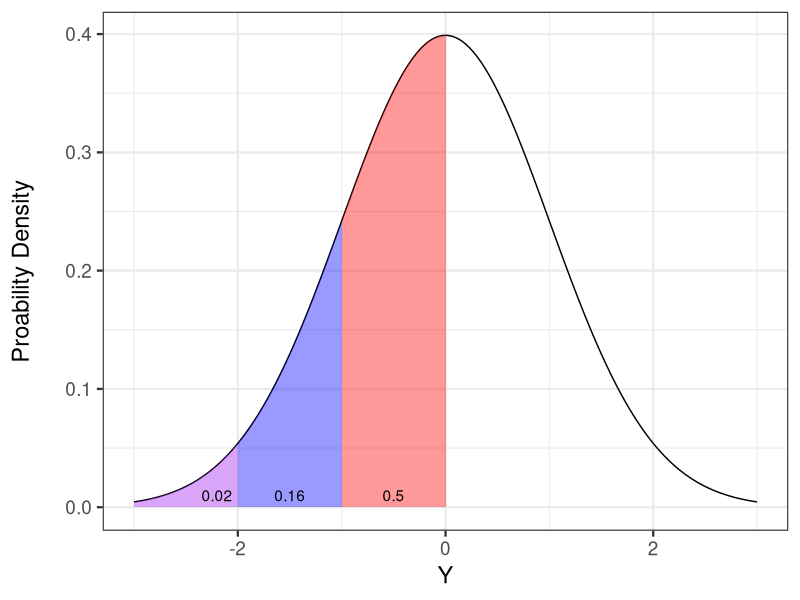
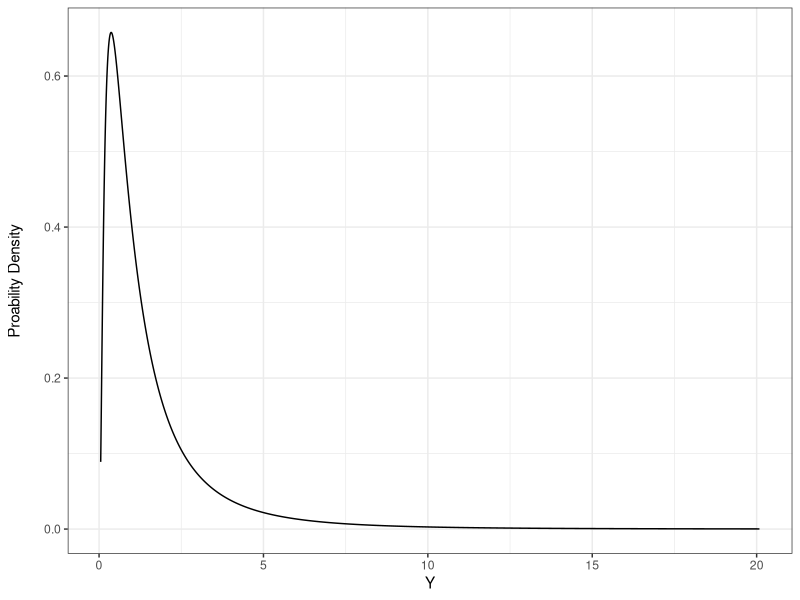
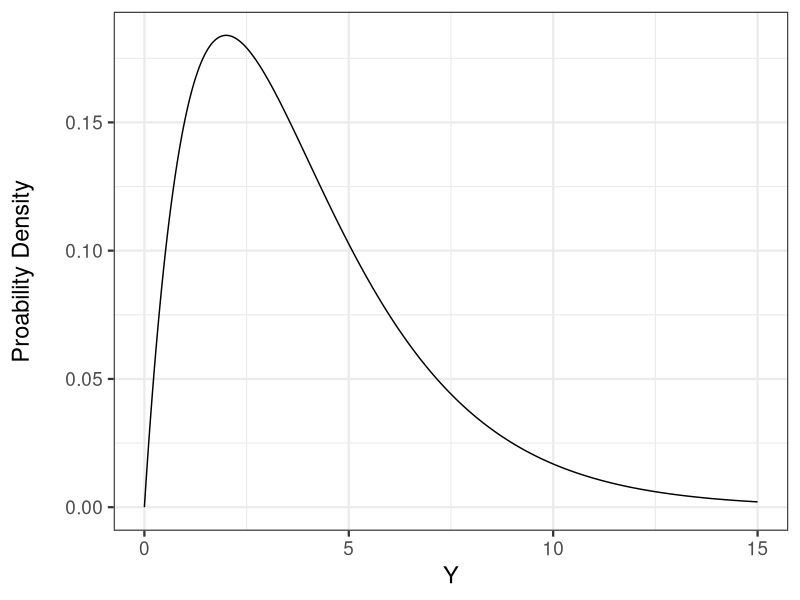
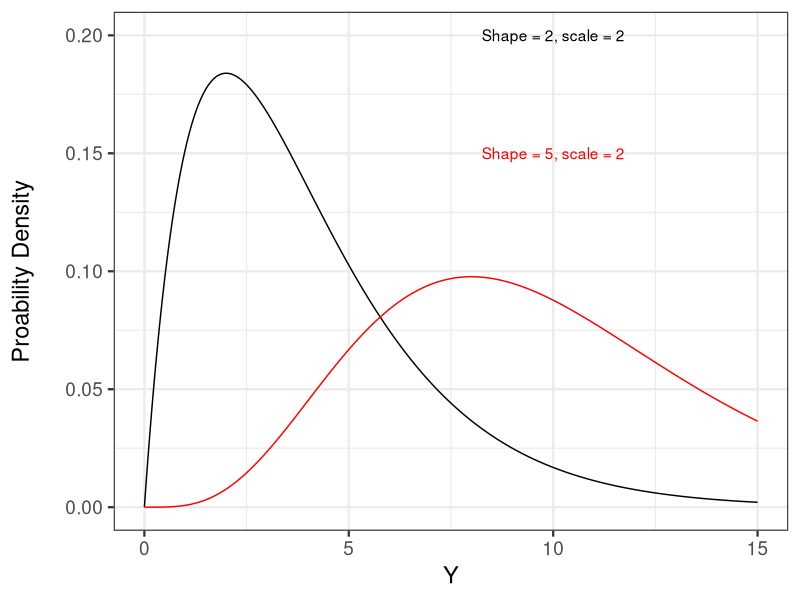
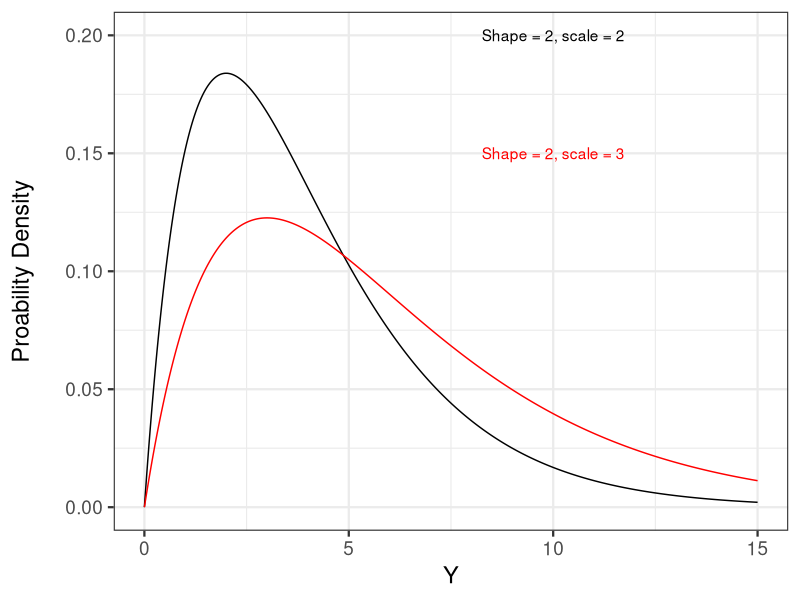
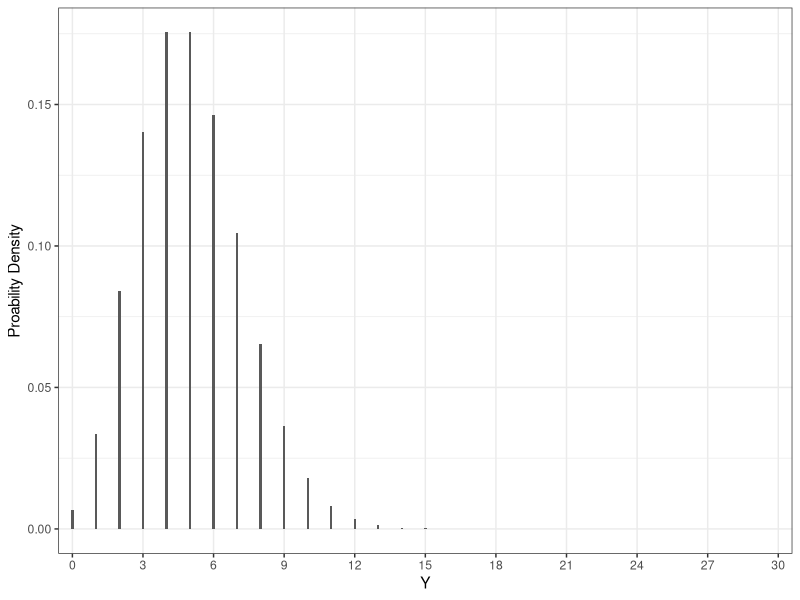
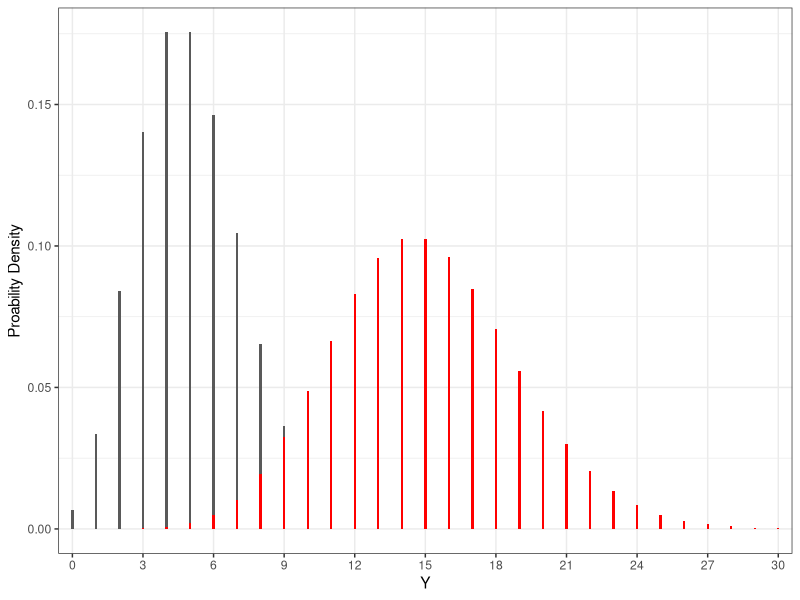
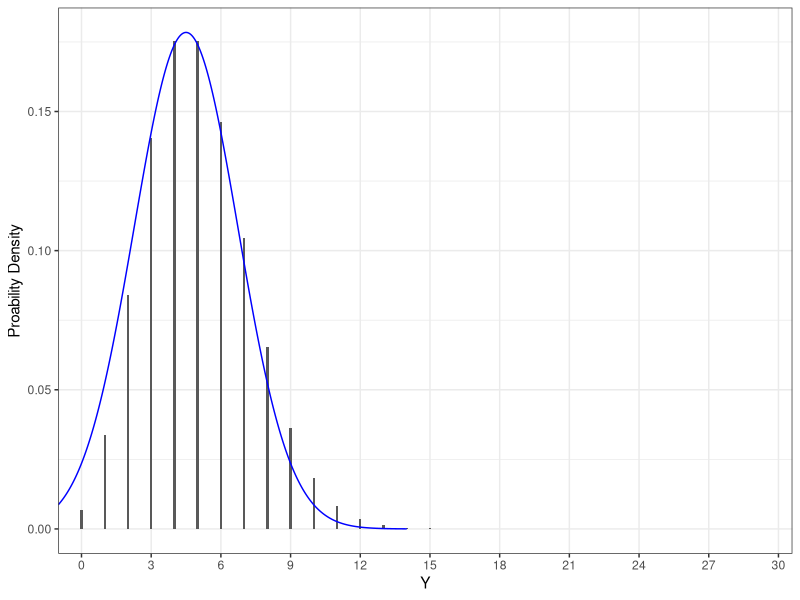

These charts were generated, in order, by the following R code:
## ---- chunk 1
library(knitr)
opts_chunk$set(fig.height=4, comment=NA, 
               warning=FALSE, message=FALSE, 
               dev="jpeg", echo=FALSE)
library(ggplot2)
## ---- chunk 2
vals<-seq(-3,3,.01)
ggplot(mapping = aes(x=vals, y=dnorm(vals))) +
  geom_line() +
  xlab("Y") +
  ylab("Proability Density\n") +
  theme_bw(base_size=17)  + 
  geom_area(mapping = (aes(x=seq(-3,-2,.01), y=dnorm(seq(-3,-2,.01)))), fill="purple", alpha=0.4) +
  geom_area(mapping = (aes(x=seq(-2,-1,.01), y=dnorm(seq(-2,-1,.01)))), fill="blue", alpha=0.4) +
  geom_area(mapping = (aes(x=seq(-1,0,.01), y=dnorm(seq(-1,0,.01)))), fill="red", alpha=0.4) +
  annotate(x=-2.2, y=0.01, geom="text", label=round(pnorm(-2), 2))+
  annotate(x=-1.5, y=0.01, geom="text", label=round(pnorm(-1), 2))+
  annotate(x=-0.5, y=0.01, geom="text", label=round(pnorm(-0), 2))
## ---- chunk 3
ggplot(mapping = aes(x=exp(vals), y=dlnorm(exp(vals)))) +
  geom_line() +
  xlab("Y") +
  ylab("Proability Density\n") +
  theme_bw()
## ---- chunk 4
valsG<-seq(0,15,.01)

gammaPlot<-ggplot(mapping=aes(x=valsG, y=dgamma(valsG, shape = 2, scale=2))) +
  geom_line()+
  xlab("Y") +
  ylab("Proability Density\n") +
  theme_bw(base_size=17)

gammaPlot
## ---- chunk 5
gammaPlot + geom_line(aes(y=dgamma(valsG, shape = 5, scale=2)), color="red") +
  annotate("text", x=10, y=0.2, label="Shape = 2, scale = 2")+
  annotate("text", x=10, y=0.15, label="Shape = 5, scale = 2", color="red")

## ---- chunk 6
gammaPlot + geom_line(aes(y=dgamma(valsG, shape = 2, scale=3)), color="red")+
  annotate("text", x=10, y=0.2, label="Shape = 2, scale = 2")+
  annotate("text", x=10, y=0.15, label="Shape = 2, scale = 3", color="red")
## ---- chunk 7
valsP<-0:30
poisPlot1<-ggplot(mapping=aes(x=factor(valsP), y=dpois(valsP, 5))) +
  geom_bar(width=0.1, stat="identity")+
  scale_x_discrete("Y", breaks=seq(0,30,3))+
  ylab("Proability Density") +
  theme_bw()

poisPlot1
## ---- chunk 8
poisPlot1 + geom_bar(mapping=aes(y=dpois(0:30, 15)), fill="red", width=0.1, stat="identity")

## ---- chunk 9
poisPlot1 +  geom_line(mapping=(aes(x=seq(0,15,.01), y=dnorm(seq(0,15,.01), 5.5,sqrt(5)))), color="blue")
## ---- chunk 10
valsB<-0:20
binB<-dbinom(valsB, 20, 0.3)
binB2<-dbinom(valsB, 20, 0.8)
binomPlot1<-ggplot(mapping=aes(x=factor(valsB), y=binB)) +
  geom_bar(width=0.1, stat="identity")+
  scale_x_discrete("Y", breaks=seq(0,20,2))+
  ylab("Proability Density") +
  theme_bw()

binomPlot1
## ---- chunk 11
binomPlot1 + geom_bar(aes(y=binB2), fill="red", width=0.1, stat="identity")
## ---- chunk 12
dist <- c(seq(5,10, length.out=1000), seq(10.01,15, length.out=1000))
samp <- sample(dist, 100000, replace=TRUE,
               prob = c(rep(0.9/1000, 1000), rep(0.1/1000, 1000)))
tapir_dist <- ggplot() +
  aes(x=samp, ..density..) +
  geom_histogram(bins=60, fill="lightgrey", color="black") +
  ggtitle("Frequency of Tapir Nose Lengths") +
  xlab("Length (cm)") +
  theme_bw(base_size=17) +
  ylab("Probability")

tapir_dist
## ---- chunk 13
tapir_dist +
  geom_vline(xintercept=14.5, lwd=2, lty=2, color="red")
## ---- chunk 14
corgi <- seq(4,10, .01)
corgiDist <- dnorm(corgi, 7,1)
corgiPlot <- ggplot(data.frame(corgi = corgi, corgiDist = corgiDist)) +
  geom_line(mapping = aes(x=corgi, y=corgiDist)) +
  theme_bw(base_size=17) +
  xlab("Chest Hair Length (cm)") + ylab("Probability Density\n") + 
  scale_y_continuous(expand=c(0.01,0))
corgiPlot
## ---- chunk 15
corgiPlot2 <- corgiPlot +
  geom_vline(lty=2, lwd=2, color="red", xintercept=5)
corgiPlot2
## ---- chunk 16
px <- seq(4,5,.01)
py <- dnorm(px, 7, 1)
corgiPlot2 <- corgiPlot2 +
  geom_area(fill="red", alpha=0.4, data=data.frame(px = px, py = py), mapping = aes(x=px, y=py))
corgiPlot2
## ---- chunk 17
vals<-seq(-3,3,.01)
normRef <- ggplot(mapping = aes(x=vals, y=dnorm(vals))) +
  geom_line() +
  xlab("Z") +
  ylab("Proability Density\n") +
  theme_bw(base_size=17)
z <- round(3/(1/sqrt(15)),3)
normRef
## ---- chunk 18
normRef +
  geom_vline(xintercept=z, lty=2, lwd=2, color="red")
## ---- chunk 19
library(dplyr)
set.seed(2012)

sim_data <- tibble(samps = rep(1:10, 500)) %>%
  group_by(1:n()) %>%
  mutate(sample = mean(rnorm(samps, 90, 6))) %>%
  ungroup()

ggplot(sim_data) +
  geom_point(alpha=0.6, size=3, mapping=
  aes(x=samps, y=sample)) +
  theme_bw(base_size=17) +
  xlab("Sample Size") + ylab("Mean BPM of Sample") +
  geom_hline(yintercept=80, color="red", lty=2, lwd=2) +
  geom_ribbon(data=data.frame(x=1:20, ymax=rep(92,20), ymin=rep(80-12,20)),
              mapping = aes(x=x, ymax=ymax, ymin=ymin), alpha=0.1, fill="red")
## ---- chunk 20
sim_data <- sim_data %>%
  mutate(z = (sample-80)/(6/sqrt(samps))) %>%
  mutate(p = 2*pnorm(abs(z), lower.tail=FALSE))

ggplot(sim_data) +
  geom_jitter(alpha=0.6, size=3, mapping=
  aes(x=samps, y=p)) +
  #scale_y_log10() +
  theme_bw(base_size=17) + 
  xlab("Sample Size") + 
  geom_hline(yintercept=0.05, lwd=2, color="red", lty=2)
## ---- chunk 21
sim_power <- sim_data %>%
  group_by(samps) %>%
  summarise(power = 1-sum(p>0.05)/500) %>% 
  ungroup()

ggplot(sim_power) +
  aes(x=samps, y=power) +
  geom_point() + geom_line() +
  theme_bw(base_size=17) +
  xlab("Sample Size")
## ---- chunk 22
sim_tradeoff <- sim_data %>%
  tidyr::crossing(alpha = 10^(-1:-10)) %>%
  group_by(samps, alpha) %>%
  summarise(power = 1-sum(p>alpha)/500) %>%
  ungroup()


trade_plot <- ggplot(sim_tradeoff) +
  aes(x=samps, y=power, color=factor(alpha)) +
  geom_point() + geom_line() +
  theme_bw(base_size=17) +
  xlab("Sample Size") +
  scale_color_discrete(guide = guide_legend(title=expression(alpha)))
trade_plot
## ---- chunk 23
trade_plot +
  geom_hline(yintercept = 0.8, lty=2)
## ---- chunk 24
pow_frame <- sim_tradeoff %>%
  group_by(alpha) %>%
  filter(power>=0.8) %>%
  arrange(power) %>%
  slice(1L) %>%
  ungroup()

qplot(alpha, samps, data=pow_frame, geom=c("line", "point")) +
  theme_bw(base_size=17) + 
  ggtitle("Number of Samples Needed For Power of 0.8")
